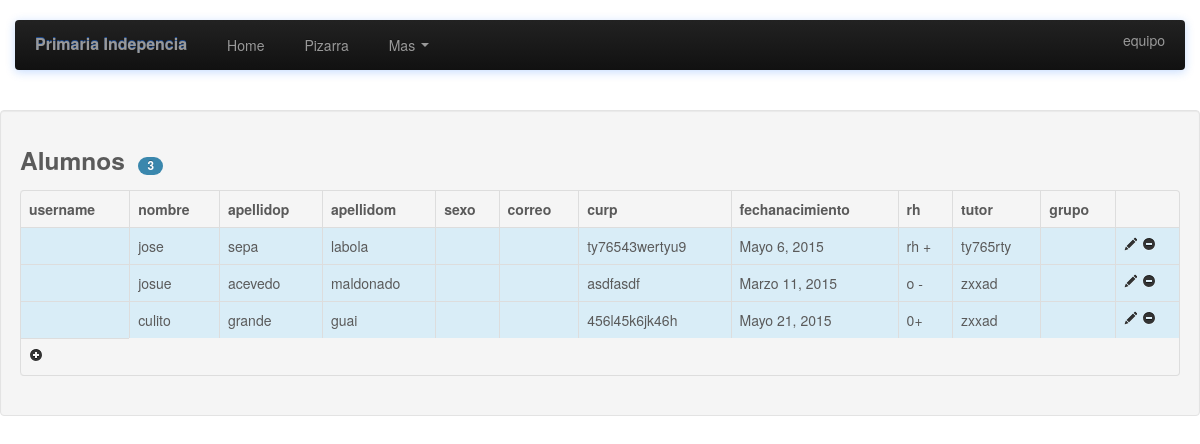
The page /alumno/ (signed in) on the database as committed earlier.
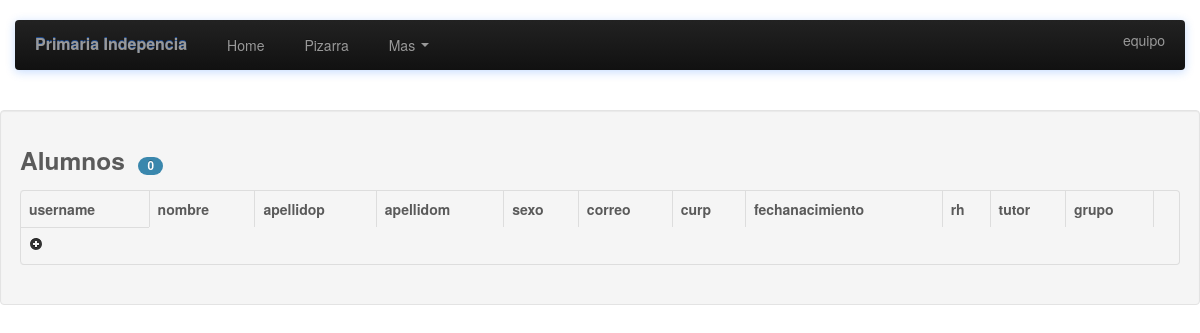
The same page on the database as committed later.
### apps/calificaciones/models.py (models this page shows, shortened)
class Alumno(models.Model):
	usuario = models.OneToOneField(User)
	nombrea = models.CharField(max_length=50, blank=True)
	apellidoPa = models.CharField(max_length=50, blank=True)
	apellidoMa= models.CharField(max_length=50, blank=True)
	sexo = models.CharField(max_length=15, blank=True)
	correo = models.CharField(max_length=30, blank=True)
	curp = models.CharField(max_length=45, blank=True)
	fechanacimiento = models.DateField(blank=True, null=True)
	rh = models.CharField(max_length=50, blank=True) #tipo sangre
	tutor1= models.ForeignKey(Tutor)
	idgrupo = models.ForeignKey(Grupo)

class Tutor(models.Model):
	nombreT = models.CharField(max_length=50, blank=True)
	apellidoPt = models.CharField(max_length=50, blank=True)
	apellidoMt= models.CharField(max_length=50, blank=True)
	ocupacion= models.CharField(max_length=50, blank=True)
	direccion= models.CharField(max_length=50, blank=True)
	telefonoCasa= models.CharField(max_length=50, blank=True)
	telefonoCel= models.CharField(max_length=50, blank=True)
	idT= models.CharField(max_length=50, blank=True)
	def __unicode__(self):
		return self.idT

### apps/calificaciones/views.py (the view)
# urls.py: url(r'^alumno/$', alumno.as_view(), name='alumno'),
class alumno(ListView):
	template_name = 'calificaciones/alumnos.html'
	model= Alumno
	context_object_name = 'alumnos'

### templates/calificaciones/alumnos.html (shortened to what this page needs)
<!DOCTYPE html>
<html lang="en">
  <head>
  <link href="{{MEDIA_URL}}bootstrap/css/bootstrap.css" rel="stylesheet">
  <link href="{{MEDIA_URL}}bootstrap/css/bootstrap-responsive.css" rel="stylesheet">
  </head>
  <body>
    <div class="navbar-wrapper">
      <div class="container">
        <div class="navbar navbar-inverse">
          <div class="navbar-inner">
            <a class="brand" href="#">Primaria Indepencia</a>
            <div class="nav-collapse collapse">
              <ul class="nav">
               <li><a href="/">Home</a></li>
                <li><a href="pizarra.html">Pizarra</a></li>
                <li class="dropdown">
                  <a href="#" class="dropdown-toggle" data-toggle="dropdown">Mas <b class="caret"></b></a>
                </li>
              </ul>
            </div>
            <p align="right" class="navbar-text">
            <a href="#" class="navbar-link">{{user.username}}</a></p>
          </div>
        </div>
      </div>
    </div>
<table width="200" border="0">
  <tr>
    <td>&nbsp;</td>
  </tr>
  <tr>
    <td>&nbsp;</td>
  </tr>
  <tr>
    <td>&nbsp;</td>
  </tr>
  <tr>
    <td>&nbsp;</td>
  </tr>
  <tr>
    <td>&nbsp;</td>
  </tr>
</table>
  <div class="well">
<div class="panel panel-info">
  <div class="panel-heading">
  {% if user.is_authenticated %}
   <h3 class="panel-title">Alumnos&nbsp;&nbsp;<span class="badge badge-info">{{alumnos.count}}</span></h3>
  </div>
  <div class="panel-body">
<table class="table table-bordered table-hover sortable-theme-bootstrap" data-sortable="true" data-toggle="table">
    <thead>
    <tr>
        <th>username</th>
        <th>nombre</th>
        <th>apellidop</th>
        <th>apellidom</th>
        <th>sexo</th>
        <th>correo</th>
        <th>curp</th>
        <th>fechanacimiento</th>
        <th>rh</th>
        <th>tutor</th>
        <th>grupo</th>
        <th></th>
    </tr>
    </thead>
  <tbody>
  {% for alumno in alumnos %}
  <tr class="info">
        <td>{{alumno.usuario}}</td>
        <td>{{alumno.nombrea}}</td>
        <td>{{alumno.apellidoPa}}</td>
        <td>{{alumno.apellidoMa}}</td>
        <td>{{alumno.sexo}}</td>
        <td>{{alumno.correo}}</td>
        <td>{{alumno.curp}}</td>
        <td>{{alumno.fechanacimiento}}</td>
        <td>{{alumno.rh}}</td>
        <td>{{alumno.tutor1}}</td>
        <td>{{alumno.idgrupo}}</td>
    <td><a href="/"><i class="icon-pencil"></i></a>
    <a href="/"><i class="icon-minus-sign"></i></a></td>
    {% endfor %}
  </tr>
</tbody>
   <td><a href="/registraralumno/"><i class="icon-plus-sign"></a></td>
</table>
{% else %}
    <h2 class="form-signin-heading">Usted no esta autorizado</h2>
    {% endif %}
  </div>
</div>
</div>
  </body>
</html>

### templates/calificaciones/alumnos.html (style rules this page uses)
body { padding-bottom: 40px; color: #5a5a5a; }
.navbar-wrapper { position: absolute; top: 0; left: 0; right: 0; z-index: 10; margin-top: 20px; margin-bottom: -90px; }
.navbar .navbar-inner { border: 0; -webkit-box-shadow: 0 2px 10px rgba(26,116,251,.25); -moz-box-shadow: 0 2px 10px rgba(26,116,251,.25); box-shadow: 0 2px 10px rgba(26,116,251,.25); }
.navbar .brand { padding: 14px 20px 16px; font-size: 16px; font-weight: bold; text-shadow: 0 -1px 0 rgba(26,116,251,.5); }
.navbar .nav > li > a { padding: 15px 20px; }

Rows that differ between the two databases and show on the page:
removed Alumno: nombrea "jose", apellidoPa "sepa", apellidoMa "labola", curp "ty76543wertyu9", fechanacimiento "Mayo 6, 2015", rh "rh +", tutor1 "ty765rty"
removed Alumno: nombrea "josue", apellidoPa "acevedo", apellidoMa "maldonado", curp "asdfasdf", fechanacimiento "Marzo 11, 2015", rh "o -", tutor1 "zxxad"
removed Alumno: nombrea "culito", apellidoPa "grande", apellidoMa "guai", curp "456l45k6jk46h", fechanacimiento "Mayo 21, 2015", rh "0+", tutor1 "zxxad"
Other text that changed with them:
{{ alumnos.count }}: "3" → "0"
